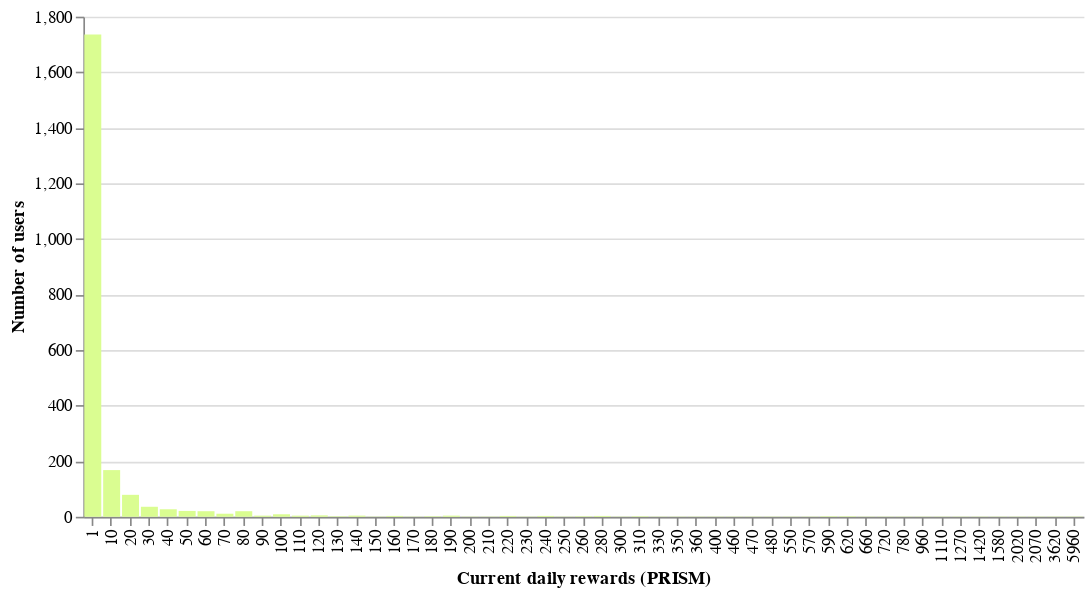

The code cell stored with this chart in its notebook:
### Code cell
cp.users_daily_rewards(dp.amps)

### Figure 1 — Vega-Lite specification as saved in the notebook (floating-point values rounded to 4 significant figures)
{"config": {"view": {"continuousWidth": 400, "continuousHeight": 300, "strokeOpacity": 0}, "mark": {"color": "#DAFD91"}}, "data": {"name": "data-39fa48ae278dde9318efa3bdb89df769"}, "mark": "bar", "encoding": {"tooltip": [{"field": "Current daily rewards (PRISM)", "type": "quantitative"}, {"field": "Number of users", "type": "quantitative"}], "x": {"axis": {"labelAngle": -90, "tickBand": "center", "tickCount": 10}, "field": "Current daily rewards (PRISM)", "type": "nominal"}, "y": {"field": "Number of users", "type": "quantitative"}}, "width": 600, "$schema": "https://vega.github.io/schema/vega-lite/v4.17.0.json", "datasets": {"data-39fa48ae278dde9318efa3bdb89df769": [{"Current daily rewards (PRISM)": 1, "Number of users": 1736}, {"Current daily rewards (PRISM)": 10, "Number of users": 168}, {"Current daily rewards (PRISM)": 20, "Number of users": 79}, {"Current daily rewards (PRISM)": 30, "Number of users": 36}, {"Current daily rewards (PRISM)": 40, "Number of users": 27}, {"Current daily rewards (PRISM)": 50, "Number of users": 21}, {"Current daily rewards (PRISM)": 60, "Number of users": 20}, {"Current daily rewards (PRISM)": 70, "Number of users": 11}, {"Current daily rewards (PRISM)": 80, "Number of users": 20}, {"Current daily rewards (PRISM)": 90, "Number of users": 4}, {"Current daily rewards (PRISM)": 100, "Number of users": 9}, {"Current daily rewards (PRISM)": 110, "Number of users": 4}, {"Current daily rewards (PRISM)": 120, "Number of users": 5}, {"Current daily rewards (PRISM)": 130, "Number of users": 2}, {"Current daily rewards (PRISM)": 140, "Number of users": 4}, {"Current daily rewards (PRISM)": 150, "Number of users": 1}, {"Current daily rewards (PRISM)": 160, "Number of users": 3}, {"Current daily rewards (PRISM)": 170, "Number of users": 1}, {"Current daily rewards (PRISM)": 180, "Number of users": 2}, {"Current daily rewards (PRISM)": 190, "Number of users": 4}, {"Current daily rewards (PRISM)": 200, "Number of users": 1}, {"Current daily rewards (PRISM)": 210, "Number of users": 1}, {"Current daily rewards (PRISM)": 220, "Number of users": 3}, {"Current daily rewards (PRISM)": 230, "Number of users": 1}, {"Current daily rewards (PRISM)": 240, "Number of users": 3}, {"Current daily rewards (PRISM)": 250, "Number of users": 1}, {"Current daily rewards (PRISM)": 260, "Number of users": 2}, {"Current daily rewards (PRISM)": 280, "Number of users": 3}, {"Current daily rewards (PRISM)": 300, "Number of users": 1}, {"Current daily rewards (PRISM)": 310, "Number of users": 2}, {"Current daily rewards (PRISM)": 330, "Number of users": 1}, {"Current daily rewards (PRISM)": 350, "Number of users": 1}, {"Current daily rewards (PRISM)": 360, "Number of users": 1}, {"Current daily rewards (PRISM)": 400, "Number of users": 1}, {"Current daily rewards (PRISM)": 460, "Number of users": 1}, {"Current daily rewards (PRISM)": 470, "Number of users": 1}, {"Current daily rewards (PRISM)": 480, "Number of users": 1}, {"Current daily rewards (PRISM)": 550, "Number of users": 1}, {"Current daily rewards (PRISM)": 570, "Number of users": 1}, {"Current daily rewards (PRISM)": 590, "Number of users": 2}, {"Current daily rewards (PRISM)": 620, "Number of users": 2}, {"Current daily rewards (PRISM)": 660, "Number of users": 1}, {"Current daily rewards (PRISM)": 720, "Number of users": 1}, {"Current daily rewards (PRISM)": 780, "Number of users": 1}, {"Current daily rewards (PRISM)": 960, "Number of users": 1}, {"Current daily rewards (PRISM)": 1110, "Number of users": 1}, {"Current daily rewards (PRISM)": 1270, "Number of users": 1}, {"Current daily rewards (PRISM)": 1420, "Number of users": 1}, {"Current daily rewards (PRISM)": 1580, "Number of users": 1}, {"Current daily rewards (PRISM)": 2020, "Number of users": 1}, {"Current daily rewards (PRISM)": 2070, "Number of users": 1}, {"Current daily rewards (PRISM)": 3620, "Number of users": 1}, {"Current daily rewards (PRISM)": 5960, "Number of users": 1}]}}
